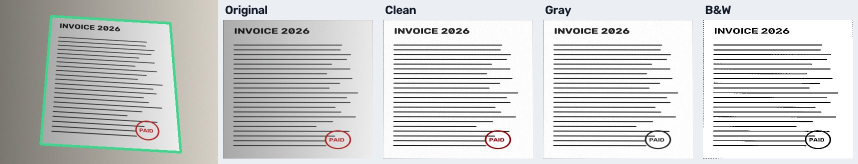
#> input picture replica/clone-screens/imaging-pipeline.jpg, 1716 x 327 px (shown at 1/2 size)
$ python -i port2.py   (imports and definitions only)   (older library calls are emulated)
#> lines starting #> are read from the running program, lines starting #| are printed output that depends on the picture; after the words box and inside, x2 and y2 are one past the last pixel; in counts of white or black regions, pixels touching at a corner belong together
### tools/imaging-validation/port.py
# Faithful Python port of EdgeDetector.kt + FilterEngine.kt + ImageOps.warp for algorithm validation.
import cv2, numpy as np, math
WORK=480.0; MIN_AREA=0.15
def median(g): return float(np.median(g))
def canny_edges(src):
    m=median(src); lo=max(0,0.66*m); up=max(min(255,1.33*m), lo+30)
    e=cv2.Canny(src,lo,up); return cv2.dilate(e, cv2.getStructuringElement(cv2.MORPH_RECT,(3,3)))
def grad_edges(src):
    k=cv2.getStructuringElement(cv2.MORPH_RECT,(5,5))
    g=cv2.morphologyEx(src,cv2.MORPH_GRADIENT,k)
    _,b=cv2.threshold(g,0,255,cv2.THRESH_BINARY|cv2.THRESH_OTSU)
    return cv2.morphologyEx(b,cv2.MORPH_CLOSE,k)
def order(pts):
    tl=min(pts,key=lambda p:p[0]+p[1]); br=max(pts,key=lambda p:p[0]+p[1])
    tr=min(pts,key=lambda p:p[1]-p[0]); bl=max(pts,key=lambda p:p[1]-p[0]); return [tl,tr,br,bl]
# [12 lines left out: functions angles_ok, area, not called in this run]
def quads(edges,w,h):
    cs,_=cv2.findContours(edges,cv2.RETR_LIST,cv2.CHAIN_APPROX_SIMPLE); out=[]
    for c in cs:
        if cv2.contourArea(c)<w*h*MIN_AREA: continue
        c2=c.astype(np.float32); ap=cv2.approxPolyDP(c2,0.02*cv2.arcLength(c2,True),True)
        if len(ap)!=4: continue
        if not cv2.isContourConvex(ap.astype(np.int32)): continue
        q=order([(p[0][0]/w,p[0][1]/h) for p in ap])
        if angles_ok(q): out.append(q)
    return out
# [20 lines left out: functions score, detect, flatten, stretch, not called in this run]
def unsharp(s): b=cv2.GaussianBlur(s,(0,0),1.5); return cv2.addWeighted(s,1.5,b,-0.5,0)
# [5 lines left out: function clean, not called in this run]
def gray(rgb): return stretch(flatten(cv2.cvtColor(rgb,cv2.COLOR_RGB2GRAY)))
# [14 lines left out: functions bw, colourfulness, warp, not called in this run]

### tools/imaging-validation/port2.py
from port import *
import port
def canny_multi(src):
    outs=[]
    # Thresholds from gradient magnitude percentiles (robust to overall brightness), plus fixed low pairs.
    gx=cv2.Sobel(src,cv2.CV_32F,1,0,ksize=3); gy=cv2.Sobel(src,cv2.CV_32F,0,1,ksize=3)
    mag=cv2.magnitude(gx,gy); hi=float(np.percentile(mag,90)); hi=max(hi,30.0)
    pairs=[(0.4*hi,hi),(20,60)]
    k=cv2.getStructuringElement(cv2.MORPH_RECT,(3,3))
    for lo,up in pairs:
        e=cv2.Canny(src,lo,up); outs.append(cv2.dilate(e,k))
    return outs
def detect2(gray):
    s=WORK/max(gray.shape)
#> s = 0.28
    small=cv2.resize(gray,(int(gray.shape[1]*s),int(gray.shape[0]*s)),interpolation=cv2.INTER_AREA) if s<1 else gray.copy()
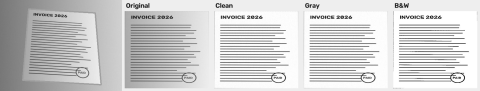
#> small: shape (91, 480); min 12, max 255, mean 206.2
    b=cv2.GaussianBlur(small,(5,5),0); h,w=small.shape
#> after `b = cv2.GaussianBlur(small, (5, 5), 0)`:
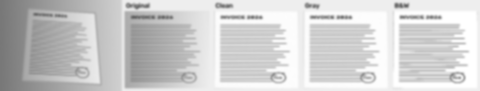
#> b: shape (91, 480); min 102, max 255, mean 206.2
#> after `h, w = small.shape`: h = 91; w = 480
    cands=[]
    for e in canny_multi(b)+[grad_edges(b)]: cands+=quads(e,w,h)
    return max(cands,key=score) if cands else None
port.detect=detect2
def pct_hist(mag,p):
    bins=np.bincount(np.clip((mag/2).astype(int),0,511).ravel(),minlength=512).cumsum()
    return float(np.argmax(bins>=int(mag.size*p))*2)
_orig=canny_multi
def canny_multi(src):
    gx=cv2.Sobel(src,cv2.CV_32F,1,0,ksize=3); gy=cv2.Sobel(src,cv2.CV_32F,0,1,ksize=3)
#> after `gx = cv2.Sobel(src, cv2.CV_32F, 1, 0, ksize=3)`:
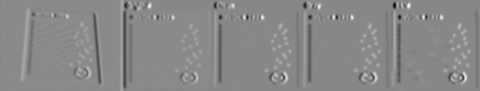
#> gx: shape (91, 480) float32; min -360, max 316, mean 2; drawn with min black and max white
#> after `gy = cv2.Sobel(src, cv2.CV_32F, 0, 1, ksize=3)`:
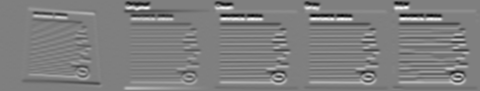
#> gy: shape (91, 480) float32; min -361, max 362, mean 0; drawn with min black and max white
    hi=max(pct_hist(cv2.magnitude(gx,gy),0.90),30.0); k=cv2.getStructuringElement(cv2.MORPH_RECT,(3,3))
#> after `hi = max(pct_hist(cv2.magnitude(gx, gy), 0.9), 30.0)`: hi = 104
#> after `k = cv2.getStructuringElement(cv2.MORPH_RECT, (3, 3))`: k = [[1, 1, 1], [1, 1, 1], [1, 1, 1]]
    return [cv2.dilate(cv2.Canny(src,lo,up),k) for lo,up in [(0.4*hi,hi),(20,60)]]

>>> import cv2
>>> picture = cv2.imread('../../replica/clone-screens/imaging-pipeline.jpg', cv2.IMREAD_GRAYSCALE)
>>> result = detect2(picture)
#> in grad_edges, `g=cv2.morphologyEx(src,cv2.MORPH_GRADIENT,k)`:
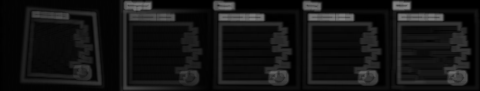
#> g: shape (91, 480); min 0, max 133, mean 20.2
#> in grad_edges, `_,b=cv2.threshold(g,0,255,cv2.THRESH_BINARY|cv2.THRESH_OTSU)`:
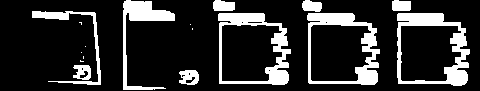
#> b: shape (91, 480); 18.6% white; 17 white regions (7 under 20 px), largest, box (x1, y1, x2, y2) and area: (397, 13, 470, 86) 1846, (307, 13, 380, 85) 1719, (218, 13, 291, 85) 1685
#> the loop in detect2, `for e in canny_multi(b)+[grad_edges(b)]: cands+=quads(e,w,h)` made 3 passes
#> after the loop in detect2, `for e in canny_multi(b)+[grad_edges(b)]: cands+=quads(e,w,h)`: cands = []
